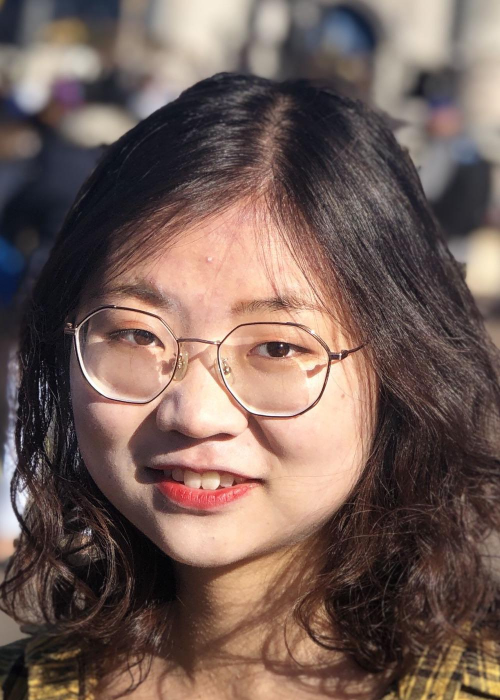
#> input picture Assignment03/test000.jpg, 1000 x 1400 px (shown at 1/2 size); its folder holds 6 pictures in this run
$ python HybridImages.py   (older library calls are emulated)
#> lines starting #> are read from the running program, lines starting #| are printed output that depends on the picture
### Assignment03/utils.py
import matplotlib.pyplot as plt
import numpy as np
import cv2

def load_image(filepath):
#> called with filepath = 'test000.jpg'
    imageBGR = cv2.imread(filepath, 1)
#> imageBGR is the input picture: shape (1400, 1000, 3); mean B, G, R 87.3, 94.4, 115.4
    imageRGB = BGR2RGB(imageBGR)
    return imageRGB


# [8 lines left out: function show_image, not called in this run]


def BGR2RGB(image):
    red = image[:, :, 2]
    green = image[:, :, 1]
    blue = image[:, :, 0]
    new_image = np.dstack((red, green, blue))
    return new_image

### Assignment03/HybridImages.py
import cv2
from scipy.misc import imresize
import utils
import numpy as np
import matplotlib.pyplot as plt
import matplotlib.image as mp
'''
cite from https://github.com/howard19950724/Image-Filtering-and-Hybrid-Images
'''
def vis_hybrid_image(hybrid_image):

    scales = 5
    scale_factor = 0.5
    padding = 5

    original_height = hybrid_image.shape[0]
    num_colors = hybrid_image.shape[2]
    output = hybrid_image[:]
    cur_image = hybrid_image[:]

    for i in range(1, scales):
        output = np.concatenate((output, np.ones((original_height, padding, num_colors))), axis=1)
        cur_image = imresize(cur_image, scale_factor, 'bilinear').astype(np.float) / 255
        tmp = np.concatenate(
            (np.ones((original_height - cur_image.shape[0], cur_image.shape[1], num_colors)), cur_image), axis=0)
        output = np.concatenate((output, tmp), axis=1)

    return output
if __name__ == '__main__':
    image1 = utils.load_image('test000.jpg')
    image2 = utils.load_image('test0000.jpg')
#> call 2 of load_image, with filepath = 'test0000.jpg'
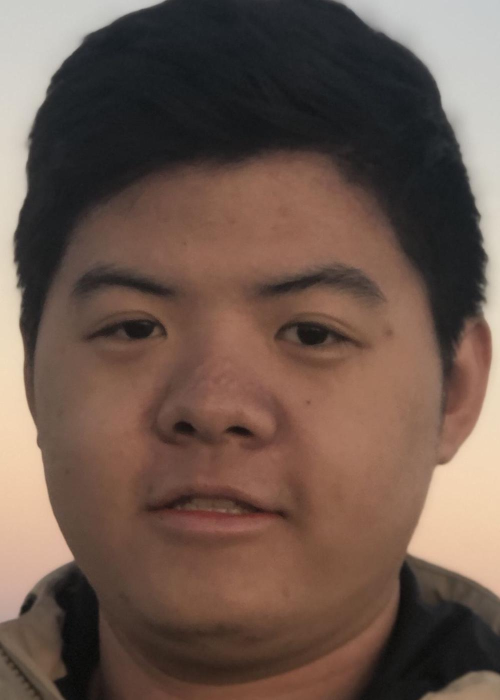
#> input picture Assignment03/test0000.jpg, 1000 x 1400 px (shown at 1/2 size)
#> in load_image, imageBGR is the input picture: shape (1400, 1000, 3); mean B, G, R 76.2, 86.7, 107.7
#> in BGR2RGB (call 2), `blue = image[:, :, 0]`:
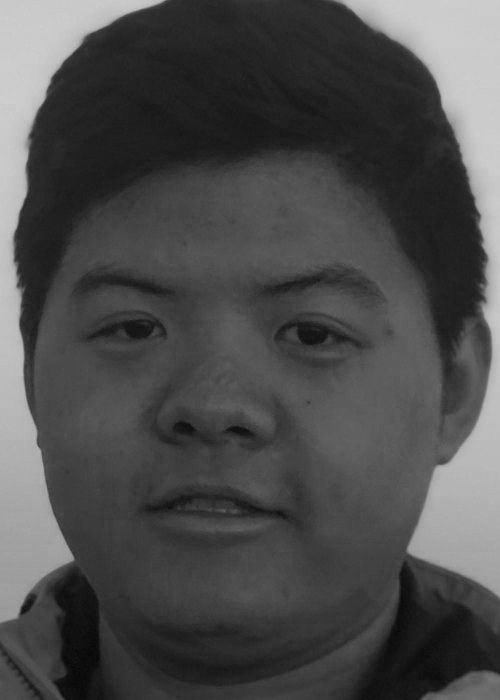
#> blue: shape (1400, 1000) (shown at 1/2 size); min 5, max 208, mean 76.2
    # image1 = utils.load_image('marilyn.bmp')
    # image2 = utils.load_image('einstein.bmp')
    image1 = image1.astype(np.float32) / 255
    image2 = image2.astype(np.float32) / 255
    cutoff_frequency = 15
    low = cv2.GaussianBlur(image1, (cutoff_frequency * 4 + 1, cutoff_frequency * 4 + 1), cutoff_frequency)
    high = image2 - cv2.GaussianBlur(image2, (cutoff_frequency * 4 + 1, cutoff_frequency * 4 + 1), cutoff_frequency)
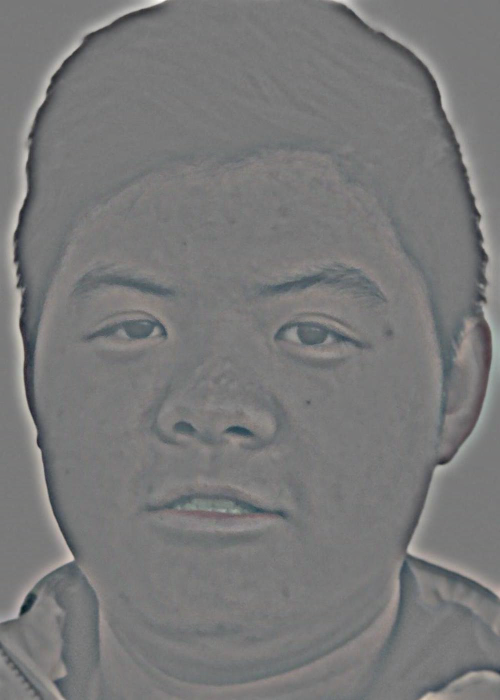
#> high: shape (1400, 1000, 3) float32 (shown at 1/2 size); mean R, G, B 2.99e-05, 2.96e-05, 2.77e-05; drawn with min black and max white
    hybrid_image = low + high
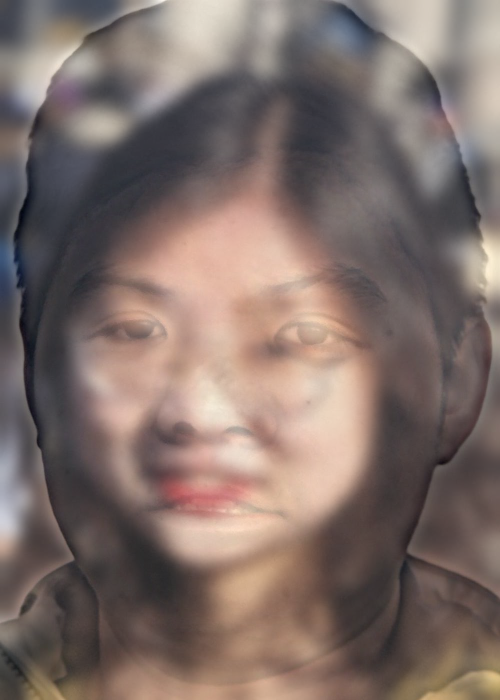
#> hybrid_image: shape (1400, 1000, 3) float32 (shown at 1/2 size); mean R, G, B 0.453, 0.37, 0.342; drawn with min black and max white
    vis = vis_hybrid_image(hybrid_image)
#> the loop in vis_hybrid_image, `for i in range(1, scales):` made 4 passes
#> pass 1, in vis_hybrid_image, `tmp = np.concatenate( (np.ones((original_height - cur_image.shape[0], ..`:
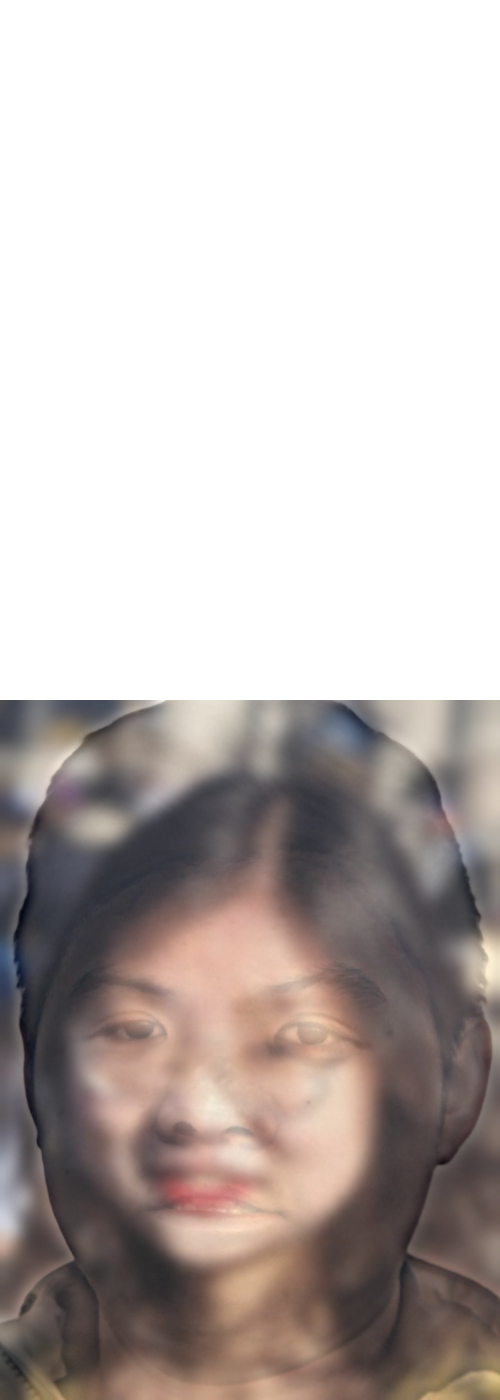
#> tmp: shape (1400, 500, 3) float64; mean R, G, B 0.751, 0.719, 0.708
#> after the loop in vis_hybrid_image, `for i in range(1, scales):`:
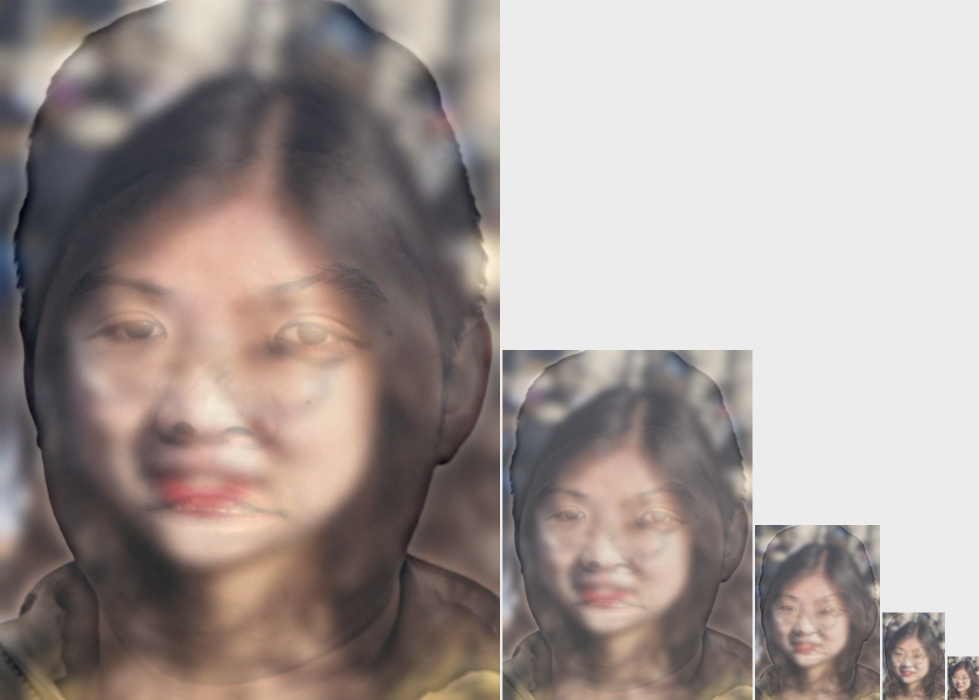
#> output: shape (1400, 1957, 3) float64 (shown at 1/2 size); mean R, G, B 0.636, 0.583, 0.565; drawn with min black and max white
    plt.figure(1)
    plt.gray()
    plt.imshow(hybrid_image)
    plt.axis('off')
    plt.savefig('hahaha1.png')
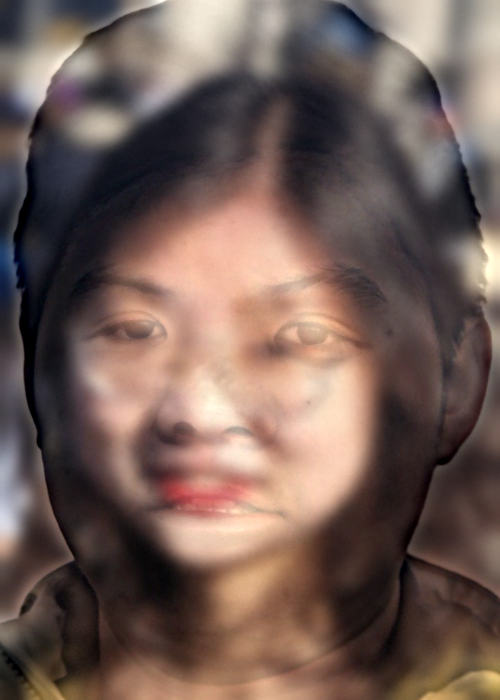
#> shown: shape (1400, 1000, 3) float32 (shown at 1/2 size); mean R, G, B 0.453, 0.37, 0.342
    plt.figure(2)
    plt.gray()
    plt.imshow(vis)
    plt.axis('off')
    plt.savefig('vishahahaha1.png')

    plt.show()

# [13 lines of commented-out code are left out]
